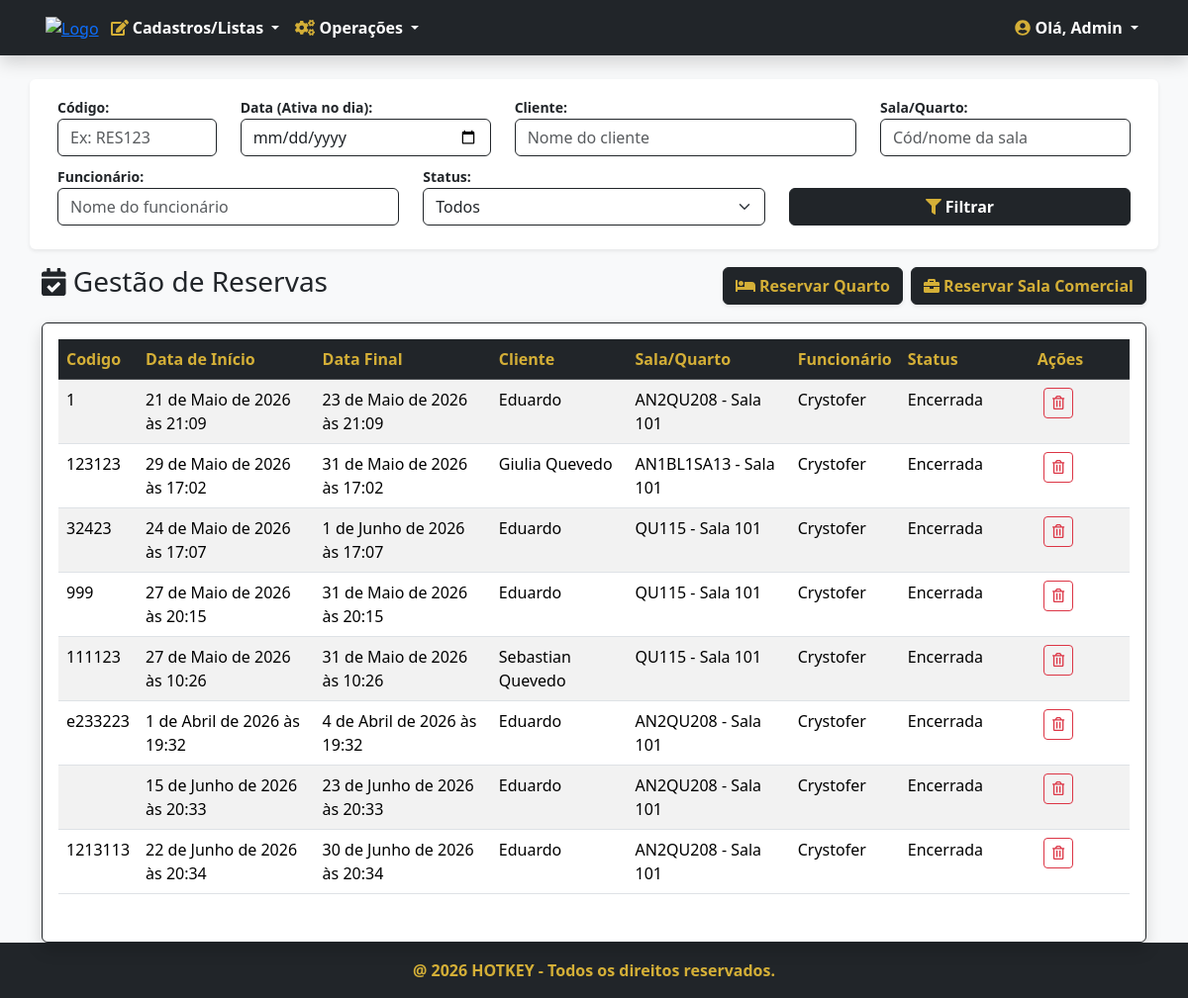
/reservas/ (signed in), run on an earlier commit of the app's database.
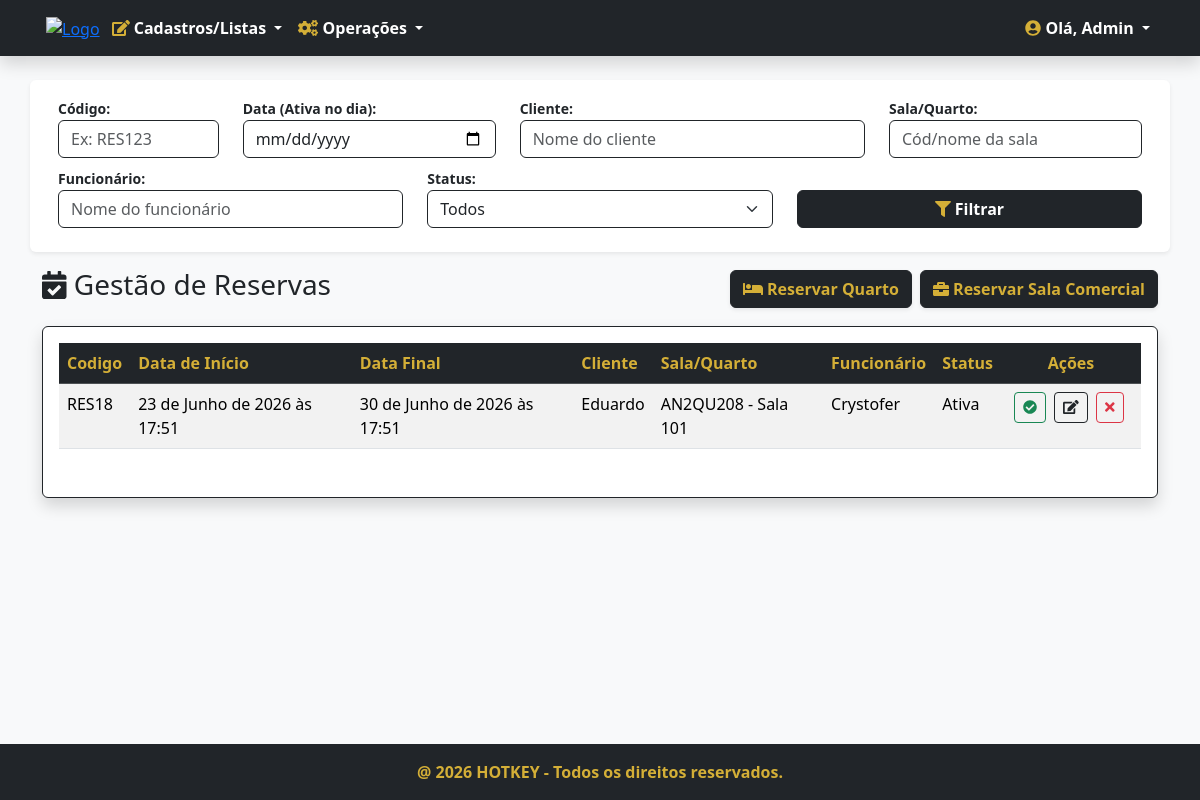
And on a later commit of the database.
### reservas/models.py (models this page shows, shortened)
class Reserva(models.Model):
    STATUS_CHOICES = [
        ('ATIVA', 'Ativa'),
        ('ENCERRADA', 'Encerrada'),
        ('CANCELADA', 'Cancelada'),
    ]
    codigo = models.CharField('Codigo', max_length=100, unique=True, help_text='Codigo da reserva')
    data_inicio = models.DateTimeField('Data de início', help_text='Data de início da reserva')
    data_fim = models.DateTimeField('Data de fim', help_text='Data de fim da reserva')
    status = models.CharField('Status', max_length=50, choices=STATUS_CHOICES, default='ATIVA')
    cliente = models.ForeignKey(clientes.models.Cliente, verbose_name='Cliente', help_text='Nome do Cliente',
                                on_delete=models.PROTECT, related_name='reserva_cliente')
    sala = models.ForeignKey(salas.models.Sala, verbose_name='Sala', help_text='Nome da Sala', on_delete=models.PROTECT,
                             related_name='sala')
    funcionario = models.ForeignKey(funcionarios.models.Funcionario, verbose_name='Funcionário',
                                    help_text='Nome do Funcionário', on_delete=models.PROTECT,
                                    related_name='funcionario')
    class Meta:
        verbose_name = 'Reserva'
        verbose_name_plural = 'Reservas'

### clientes/models.py (models this page shows)
class Pessoa(models.Model):
    nome = models.CharField('Nome', max_length=100, help_text='Nome completo')
    cpf = models.CharField('CPF', max_length=14, unique=True, help_text='Apenas números ou formato 000.000.000-00')

### salas/models.py (models this page shows, shortened)
class Sala(models.Model):
    TIPO_CHOICES = [
        ('QUARTO', 'Quarto'),
        ('SALA COMERCIAL','Sala Comercial')
    ]
    STATUS_CHOICES = [
        ('DISPONÍVEL','Disponível para reserva'),
        ('RESERVADA','Reservada')
    ]
    ANDAR_CHOICES = [
        ('1', 'Primeiro Andar'),
        ('2', 'Segundo Andar'),
        ('3', 'Terceiro Andar'),
        ('4', 'Quarto Andar'),
        ('5', 'Quinto Andar'),
        ('6', 'Sexto Andar'),
        ('7', 'Setimo Andar'),
        ('8', 'Oitavo Andar'),
    ]
    codigo = models.CharField('Codigo', max_length=100,help_text='Identificador da sala')
    nome = models.CharField('Nome', max_length=100,help_text='Nome da sala')
    tipo = models.CharField('Tipo', max_length=50, choices=TIPO_CHOICES, default='QUARTO')
    status = models.CharField('Status',max_length=50,choices=STATUS_CHOICES,help_text='Status da sala',default='DISPONÍVEL')
    andar = models.CharField('Andar',max_length=50,choices=ANDAR_CHOICES,null=True, blank=True)
    bloco = models.ForeignKey('blocos.Bloco', on_delete=models.PROTECT, null=True, blank=True)
    class Meta:
        verbose_name = 'Sala'
        verbose_name_plural = 'Salas'

### reservas/views.py (the view)
# urls.py: path('', ReservaListView.as_view(), name='reservas'),
class ReservaListView(PermissionRequiredMixin,ListView):
    permission_required = 'reservas.view_reserva'
    permission_denied = 'Visualizar reserva'
    model = Reserva
    template_name = 'reservas.html'
    def get_queryset(self):
        Reserva.objects.filter(status='ATIVA', data_fim__lt=timezone.now()).update(status='ENCERRADA')
        qs = super(ReservaListView, self).get_queryset()
        codigo = self.request.GET.get('codigo')
        data = self.request.GET.get('data')
        cliente = self.request.GET.get('cliente')
        sala = self.request.GET.get('sala')
        funcionario = self.request.GET.get('funcionario')
        status = self.request.GET.get('status')
        if codigo:
            qs = qs.filter(codigo__icontains=codigo)
        if cliente:
            qs = qs.filter(cliente__nome__icontains=cliente)
        if sala:
            qs = qs.filter(
                Q(sala__codigo__icontains=sala) |
                Q(sala__nome__icontains=sala)
            )
        if funcionario:
            qs = qs.filter(funcionario__nome__icontains=funcionario)
        if status:
            qs = qs.filter(status=status)
        if data:
            qs = qs.filter(data_inicio__date__lte=data, data_fim__date__gte=data)
        if qs.count() > 0:
            paginator = Paginator(qs, 10)
            listagem = paginator.get_page(self.request.GET.get('page'))
            return listagem
        else:
            return messages.info(self.request, 'Nenhuma reserva encontrada com estes filtros!')

### reservas/templates/reservas.html (shortened to what the changed rows need)
{% extends 'index.html' %}
{% load django_bootstrap5 %}
{% block content %}
<section class="section mt-4">
    <div class="container">
        {% if object_list %}
        <div class="card shadow border-dark">
            <div class="card-body">
                <div class="table-responsive">
                    <table class="table table-hover table-striped">
                        <thead class="table-dark">
                            <tr>
                                <th class="text-gold">Codigo</th>
                                <th class="text-gold">Data de Início</th>
                                <th class="text-gold">Data Final</th>
                                <th class="text-gold">Cliente</th>
                                <th class="text-gold">Sala/Quarto</th>
                                <th class="text-gold">Funcionário</th>
                                <th class="text-gold">Status</th>
                                <th style="width: 140px; text-align: center" class="text-gold">Ações</th>
                            </tr>
                        </thead>
                        <tbody>
                            {% for reserva in object_list %}
                            <tr>
                                <td>{{ reserva.codigo }}</td>
                                <td>{{ reserva.data_inicio }}</td>
                                <td>{{ reserva.data_fim }}</td>
                                <td>{{ reserva.cliente.nome }}</td>
                                <td>{{ reserva.sala.codigo }} - {{ reserva.sala.nome }}</td>
                                <td>{{ reserva.funcionario.nome }}</td>
                                <td>{{ reserva.get_status_display }}</td>
                                <td style="text-align: center">
                                    {% if reserva.status == 'ATIVA' %}
                                        <a href="{% url 'reserva_encerrar' reserva.pk %}" class="btn btn-sm btn-outline-success me-1" title="Encerrar Reserva">
                                            <i class="fas fa-check-circle"></i>
                                        </a>
                                        {% if reserva.sala.tipo == 'QUARTO' %}
                                            <a href="{% url 'reserva_quarto_editar' reserva.pk %}" class="btn btn-sm btn-outline-dark me-1" title="Editar">
                                                <i class="fas fa-edit"></i>
                                            </a>
                                        {% else %}
                                            <a href="{% url 'reserva_sala_comercial_editar' reserva.pk %}" class="btn btn-sm btn-outline-dark me-1" title="Editar">
                                                <i class="fas fa-edit"></i>
                                            </a>
                                        {% endif %}
                                        <a href="{% url 'reserva_cancelar' reserva.pk %}" class="btn btn-sm btn-outline-danger me-1" title="Cancelar">
                                            <i class="fas fa-times"></i>
                                        </a>
                                    {% else %}
                                        <a href="{% url 'reserva_apagar' reserva.pk %}" class="btn btn-sm btn-outline-danger me-1" title="Excluir">
                                            <i class="far fa-trash-alt"></i>
                                        </a>
                                    {% endif %}
                                </td>
                            </tr>
                            {% endfor %}
                        </tbody>
                    </table>
                </div>
            </div>
        </div>
        {% else %}
        <div class="alert alert-warning border-dark text-dark mt-4">
            <h5 class="m-0"><i class="fas fa-exclamation-triangle text-gold"></i> Não existem Reservas!</h5>
        </div>
        {% endif %}
    </div>
</section>
{% endblock %}

What changed in the data, as far as the page shows it:
removed Reserva: codigo "1", data_inicio "21 de Maio de 2026 às 21:09", data_fim "23 de Maio de 2026 às 21:09", cliente.nome "Eduardo", sala.codigo "AN2QU208", sala.nome "Sala 101", funcionario.nome "Crystofer", status "Encerrada"
removed Reserva: codigo "123123", data_inicio "29 de Maio de 2026 às 17:02", data_fim "31 de Maio de 2026 às 17:02", cliente.nome "Giulia Quevedo", sala.codigo "AN1BL1SA13", sala.nome "Sala 101", funcionario.nome "Crystofer", status "Encerrada"
removed Reserva: codigo "32423", data_inicio "24 de Maio de 2026 às 17:07", data_fim "1 de Junho de 2026 às 17:07", cliente.nome "Eduardo", sala.codigo "QU115", sala.nome "Sala 101", funcionario.nome "Crystofer", status "Encerrada"
removed Reserva: codigo "999", data_inicio "27 de Maio de 2026 às 20:15", data_fim "31 de Maio de 2026 às 20:15", cliente.nome "Eduardo", sala.codigo "QU115", sala.nome "Sala 101", funcionario.nome "Crystofer", status "Encerrada"
removed Reserva: codigo "111123", data_inicio "27 de Maio de 2026 às 10:26", data_fim "31 de Maio de 2026 às 10:26", cliente.nome "Sebastian Quevedo", sala.codigo "QU115", sala.nome "Sala 101", funcionario.nome "Crystofer", status "Encerrada"
removed Reserva: codigo "e233223", data_inicio "1 de Abril de 2026 às 19:32", data_fim "4 de Abril de 2026 às 19:32", cliente.nome "Eduardo", sala.codigo "AN2QU208", sala.nome "Sala 101", funcionario.nome "Crystofer", status "Encerrada"
removed Reserva: data_inicio "15 de Junho de 2026 às 20:33", data_fim "23 de Junho de 2026 às 20:33", cliente.nome "Eduardo", sala.codigo "AN2QU208", sala.nome "Sala 101", funcionario.nome "Crystofer", status "Encerrada"
removed Reserva: codigo "1213113", data_inicio "22 de Junho de 2026 às 20:34", data_fim "30 de Junho de 2026 às 20:34", cliente.nome "Eduardo", sala.codigo "AN2QU208", sala.nome "Sala 101", funcionario.nome "Crystofer", status "Encerrada"
added Reserva: codigo "RES18", data_inicio "23 de Junho de 2026 às 17:51", data_fim "30 de Junho de 2026 às 17:51", cliente.nome "Eduardo", sala.codigo "AN2QU208", sala.nome "Sala 101", funcionario.nome "Crystofer", status "Ativa"
